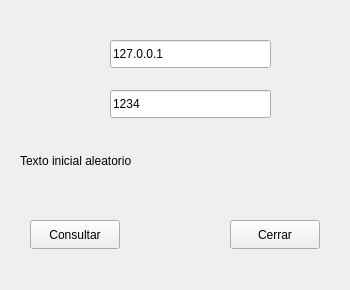
<?xml version="1.0" encoding="UTF-8"?>
<ui version="4.0">
 <class>Client</class>
 <widget class="QWidget" name="Client">
  <property name="geometry">
   <rect>
    <x>0</x>
    <y>0</y>
    <width>350</width>
    <height>290</height>
   </rect>
  </property>
  <property name="windowTitle">
   <string>Client</string>
  </property>
  <widget class="QLineEdit" name="le_ip">
   <property name="geometry">
    <rect>
     <x>110</x>
     <y>40</y>
     <width>161</width>
     <height>28</height>
    </rect>
   </property>
   <property name="text">
    <string>127.0.0.1</string>
   </property>
  </widget>
  <widget class="QLineEdit" name="le_port">
   <property name="geometry">
    <rect>
     <x>110</x>
     <y>90</y>
     <width>161</width>
     <height>28</height>
    </rect>
   </property>
   <property name="text">
    <string>1234</string>
   </property>
  </widget>
  <widget class="QLabel" name="lb_message">
   <property name="geometry">
    <rect>
     <x>20</x>
     <y>150</y>
     <width>311</width>
     <height>21</height>
    </rect>
   </property>
   <property name="text">
    <string>Texto inicial aleatorio</string>
   </property>
  </widget>
  <widget class="QPushButton" name="pb_request">
   <property name="geometry">
    <rect>
     <x>30</x>
     <y>220</y>
     <width>90</width>
     <height>29</height>
    </rect>
   </property>
   <property name="text">
    <string>Consultar</string>
   </property>
  </widget>
  <widget class="QPushButton" name="pb_close">
   <property name="geometry">
    <rect>
     <x>230</x>
     <y>220</y>
     <width>90</width>
     <height>29</height>
    </rect>
   </property>
   <property name="text">
    <string>Cerrar</string>
   </property>
  </widget>
 </widget>
 <resources/>
 <connections/>
</ui>
